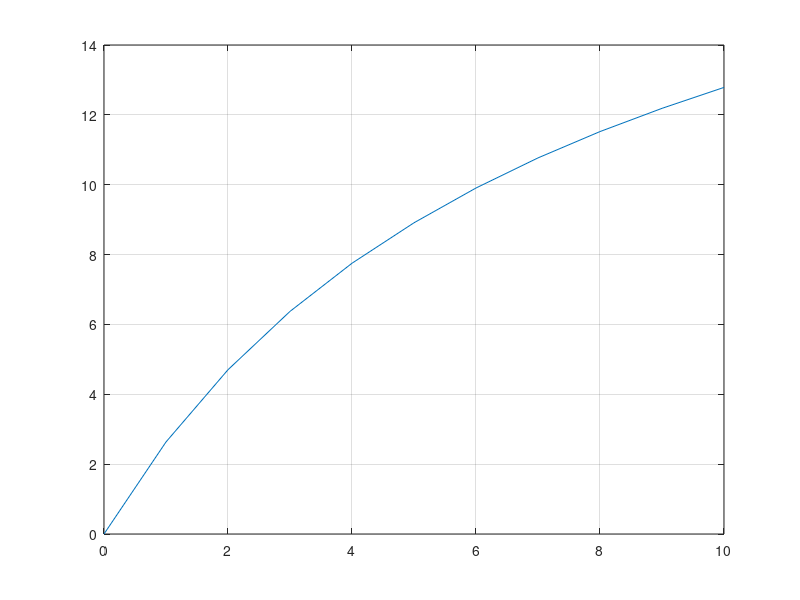

MATLAB code to generate this figure:
%% wireless network games: optimal solution of multi sources with pure strategies (ALG)
% * <index.html *INDEX*>



%%
%clc;
%clear;
%close all;

%% parameter seeting

%traffic generation rate
phi = 1;

%traffic average service time
mu = 1;

% number of sources
m = 3;

% number of players at each node
%N_m = sort(round(rand(1,m)*1000));
%N = [50,5,5,5,5,5];
N=[12 8 4];
n = sum(N);

%traffic average service time
Mu = 0:1:10;

% initinalization
TR_opt=zeros(1,length(Mu));
U_opt=zeros(1,m);
V_opt=zeros(1,m);
U_all=[];
V_all=[];
TR_all=[];
for k = 1:length(Mu) %length(Q)=11, q=0,0.1,...,1
    mu=1.*(k-1);
    q = 0.5;
    p = 1-q;
    
    % initialization
    U=zeros(1,m);
    V=zeros(1,m);
    
    %initilize TR1 as the traffic when all players choose DP
    LL=zeros(1,m);
    for h=1:m
        LL(h)=mu./(N(h)*phi+mu);
    end
    TR1=mu*(m-sum(LL));
    U_opt=N; V_opt=zeros(1,m);
    
    for ii=1:1:m-1 % changed to m-1 !!!!!
        V(1:ii)=0;  %V(1)=...=V(ii)=0
        i2=ii+1;
        U(i2:m)= N(i2:m);
        max_B =  sum(N(1:ii));
        
        for B=1:1:max_B
            sum_u_rest =max_B-B;
            
            % step (a)
            U(1:ii)=N(1:ii);
            for t=1:1:B
                M=U(1:ii);
                index_set=find(M==max(M));
                ind=index_set(1);
                U(ind)=U(ind)-1;
            end
            
            %step (b)
            V(i2:m)=0;
            for t=1:1:B
                W=zeros(1,m);
                for j=i2:m
                    W(j)=N(j)*phi+V(j)*p*phi;
                end
                M=W(i2:m);
                index_set=find(M==min(M));
                ind=index_set(1);
                V(ii+ind)=V(ii+ind)+1;
            end
            
            
            % step c
            L=zeros(1,m);
            for h=1:m
                L(h)=mu./(U(h)*phi+V(h)*p*phi+mu);
            end
            TR=mu*(m-sum(L));
            
            if TR>TR1           %update
                TR1=TR;
                U_opt=U; V_opt=V;
            end
        end
    end
    
    TR_opt(k)=TR1;
    TEXT=[k,U_opt,V_opt,TR_opt(k)];
end

figure(10)
plot(Mu,TR_opt);
grid on;


